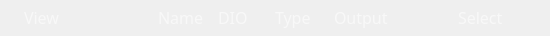
<?xml version="1.0" encoding="UTF-8"?>
<ui version="4.0">
 <class>PGChannelManagerHeader</class>
 <widget class="QWidget" name="PGChannelManagerHeader">
  <property name="geometry">
   <rect>
    <x>0</x>
    <y>0</y>
    <width>550</width>
    <height>36</height>
   </rect>
  </property>
  <property name="sizePolicy">
   <sizepolicy hsizetype="Maximum" vsizetype="Fixed">
    <horstretch>0</horstretch>
    <verstretch>0</verstretch>
   </sizepolicy>
  </property>
  <property name="windowTitle">
   <string>Form</string>
  </property>
  <property name="styleSheet">
   <string notr="true">/*  background-color: rgb(170, 0, 0);*/
QLabel{
  font-family: ArialMT;
  font-size: 16px;
  font-weight: normal;
  font-style: normal;
  text-align: left;
  color: rgba(255,255,255,140)
}</string>
  </property>
  <layout class="QVBoxLayout" name="verticalLayout">
   <property name="spacing">
    <number>0</number>
   </property>
   <property name="leftMargin">
    <number>0</number>
   </property>
   <property name="topMargin">
    <number>0</number>
   </property>
   <property name="rightMargin">
    <number>0</number>
   </property>
   <property name="bottomMargin">
    <number>0</number>
   </property>
   <item>
    <spacer name="verticalSpacer">
     <property name="orientation">
      <enum>Qt::Vertical</enum>
     </property>
     <property name="sizeType">
      <enum>QSizePolicy::Preferred</enum>
     </property>
     <property name="sizeHint" stdset="0">
      <size>
       <width>8</width>
       <height>8</height>
      </size>
     </property>
    </spacer>
   </item>
   <item>
    <widget class="QWidget" name="container" native="true">
     <property name="sizePolicy">
      <sizepolicy hsizetype="Preferred" vsizetype="Preferred">
       <horstretch>0</horstretch>
       <verstretch>0</verstretch>
      </sizepolicy>
     </property>
     <property name="styleSheet">
      <string notr="true">QLabel{
/*  background-color: rgb(170, 0, 0);*/

  font-family: ArialMT;
  font-size: 16px;
  font-weight: normal;
  font-style: normal;
  text-align: left;
  color: rgba(255,255,255,140)
}</string>
     </property>
     <layout class="QHBoxLayout" name="horizontalLayout">
      <property name="spacing">
       <number>0</number>
      </property>
      <property name="leftMargin">
       <number>0</number>
      </property>
      <property name="topMargin">
       <number>0</number>
      </property>
      <property name="rightMargin">
       <number>0</number>
      </property>
      <property name="bottomMargin">
       <number>0</number>
      </property>
      <item>
       <widget class="QWidget" name="wgHeaderEnableGroup" native="true">
        <layout class="QHBoxLayout" name="horizontalLayout_2">
         <property name="spacing">
          <number>0</number>
         </property>
         <property name="leftMargin">
          <number>0</number>
         </property>
         <property name="topMargin">
          <number>0</number>
         </property>
         <property name="rightMargin">
          <number>0</number>
         </property>
         <property name="bottomMargin">
          <number>0</number>
         </property>
         <item>
          <widget class="QLabel" name="labelView">
           <property name="sizePolicy">
            <sizepolicy hsizetype="Maximum" vsizetype="Preferred">
             <horstretch>0</horstretch>
             <verstretch>0</verstretch>
            </sizepolicy>
           </property>
           <property name="minimumSize">
            <size>
             <width>40</width>
             <height>0</height>
            </size>
           </property>
           <property name="text">
            <string>View</string>
           </property>
          </widget>
         </item>
         <item>
          <spacer name="horizontalSpacer_3">
           <property name="orientation">
            <enum>Qt::Horizontal</enum>
           </property>
           <property name="sizeType">
            <enum>QSizePolicy::Maximum</enum>
           </property>
           <property name="sizeHint" stdset="0">
            <size>
             <width>50</width>
             <height>20</height>
            </size>
           </property>
          </spacer>
         </item>
        </layout>
       </widget>
      </item>
      <item>
       <widget class="QWidget" name="wgHeaderNameGroup" native="true">
        <layout class="QHBoxLayout" name="horizontalLayout_3">
         <property name="spacing">
          <number>0</number>
         </property>
         <property name="leftMargin">
          <number>0</number>
         </property>
         <property name="topMargin">
          <number>0</number>
         </property>
         <property name="rightMargin">
          <number>0</number>
         </property>
         <property name="bottomMargin">
          <number>0</number>
         </property>
         <item>
          <spacer name="collapsePlaceholder">
           <property name="orientation">
            <enum>Qt::Horizontal</enum>
           </property>
           <property name="sizeType">
            <enum>QSizePolicy::Fixed</enum>
           </property>
           <property name="sizeHint" stdset="0">
            <size>
             <width>10</width>
             <height>20</height>
            </size>
           </property>
          </spacer>
         </item>
         <item>
          <spacer name="horizontalSpacer_7">
           <property name="orientation">
            <enum>Qt::Horizontal</enum>
           </property>
           <property name="sizeType">
            <enum>QSizePolicy::Fixed</enum>
           </property>
           <property name="sizeHint" stdset="0">
            <size>
             <width>10</width>
             <height>20</height>
            </size>
           </property>
          </spacer>
         </item>
         <item>
          <widget class="QLabel" name="labelName">
           <property name="sizePolicy">
            <sizepolicy hsizetype="Maximum" vsizetype="Preferred">
             <horstretch>0</horstretch>
             <verstretch>0</verstretch>
            </sizepolicy>
           </property>
           <property name="text">
            <string>Name</string>
           </property>
          </widget>
         </item>
         <item>
          <spacer name="horizontalSpacer">
           <property name="orientation">
            <enum>Qt::Horizontal</enum>
           </property>
           <property name="sizeType">
            <enum>QSizePolicy::Maximum</enum>
           </property>
           <property name="sizeHint" stdset="0">
            <size>
             <width>14</width>
             <height>20</height>
            </size>
           </property>
          </spacer>
         </item>
         <item>
          <widget class="QLabel" name="labelDIO">
           <property name="sizePolicy">
            <sizepolicy hsizetype="Maximum" vsizetype="Preferred">
             <horstretch>0</horstretch>
             <verstretch>0</verstretch>
            </sizepolicy>
           </property>
           <property name="text">
            <string>DIO</string>
           </property>
          </widget>
         </item>
         <item>
          <spacer name="horizontalSpacer_2">
           <property name="orientation">
            <enum>Qt::Horizontal</enum>
           </property>
           <property name="sizeType">
            <enum>QSizePolicy::Preferred</enum>
           </property>
           <property name="sizeHint" stdset="0">
            <size>
             <width>27</width>
             <height>20</height>
            </size>
           </property>
          </spacer>
         </item>
        </layout>
       </widget>
      </item>
      <item>
       <widget class="QWidget" name="wgHeaderSettingsGroup" native="true">
        <layout class="QHBoxLayout" name="horizontalLayout_5">
         <property name="spacing">
          <number>0</number>
         </property>
         <property name="leftMargin">
          <number>0</number>
         </property>
         <property name="topMargin">
          <number>0</number>
         </property>
         <property name="rightMargin">
          <number>0</number>
         </property>
         <property name="bottomMargin">
          <number>0</number>
         </property>
         <item>
          <widget class="QLabel" name="labelType">
           <property name="text">
            <string>Type</string>
           </property>
          </widget>
         </item>
         <item>
          <spacer name="horizontalSpacer_4">
           <property name="orientation">
            <enum>Qt::Horizontal</enum>
           </property>
           <property name="sizeType">
            <enum>QSizePolicy::Preferred</enum>
           </property>
           <property name="sizeHint" stdset="0">
            <size>
             <width>22</width>
             <height>20</height>
            </size>
           </property>
          </spacer>
         </item>
         <item>
          <widget class="QLabel" name="labelOutput">
           <property name="text">
            <string>Output</string>
           </property>
          </widget>
         </item>
         <item>
          <spacer name="horizontalSpacer_5">
           <property name="orientation">
            <enum>Qt::Horizontal</enum>
           </property>
           <property name="sizeType">
            <enum>QSizePolicy::Preferred</enum>
           </property>
           <property name="sizeHint" stdset="0">
            <size>
             <width>25</width>
             <height>20</height>
            </size>
           </property>
          </spacer>
         </item>
        </layout>
       </widget>
      </item>
      <item>
       <widget class="QWidget" name="wgHeaderSelectionGroup" native="true">
        <layout class="QHBoxLayout" name="horizontalLayout_4">
         <property name="spacing">
          <number>0</number>
         </property>
         <property name="leftMargin">
          <number>0</number>
         </property>
         <property name="topMargin">
          <number>0</number>
         </property>
         <property name="rightMargin">
          <number>0</number>
         </property>
         <property name="bottomMargin">
          <number>0</number>
         </property>
         <item>
          <spacer name="splitPlaceholder">
           <property name="orientation">
            <enum>Qt::Horizontal</enum>
           </property>
           <property name="sizeType">
            <enum>QSizePolicy::Maximum</enum>
           </property>
           <property name="sizeHint" stdset="0">
            <size>
             <width>14</width>
             <height>20</height>
            </size>
           </property>
          </spacer>
         </item>
         <item>
          <spacer name="horizontalSpacer_11">
           <property name="orientation">
            <enum>Qt::Horizontal</enum>
           </property>
           <property name="sizeType">
            <enum>QSizePolicy::Preferred</enum>
           </property>
           <property name="sizeHint" stdset="0">
            <size>
             <width>15</width>
             <height>20</height>
            </size>
           </property>
          </spacer>
         </item>
         <item>
          <widget class="QLabel" name="labelSelect">
           <property name="sizePolicy">
            <sizepolicy hsizetype="Maximum" vsizetype="Preferred">
             <horstretch>0</horstretch>
             <verstretch>0</verstretch>
            </sizepolicy>
           </property>
           <property name="text">
            <string>Select</string>
           </property>
          </widget>
         </item>
         <item>
          <spacer name="horizontalSpacer_12">
           <property name="orientation">
            <enum>Qt::Horizontal</enum>
           </property>
           <property name="sizeType">
            <enum>QSizePolicy::Preferred</enum>
           </property>
           <property name="sizeHint" stdset="0">
            <size>
             <width>30</width>
             <height>20</height>
            </size>
           </property>
          </spacer>
         </item>
        </layout>
       </widget>
      </item>
     </layout>
    </widget>
   </item>
   <item>
    <spacer name="verticalSpacer_2">
     <property name="orientation">
      <enum>Qt::Vertical</enum>
     </property>
     <property name="sizeType">
      <enum>QSizePolicy::Preferred</enum>
     </property>
     <property name="sizeHint" stdset="0">
      <size>
       <width>8</width>
       <height>8</height>
      </size>
     </property>
    </spacer>
   </item>
  </layout>
 </widget>
 <resources/>
 <connections/>
</ui>
